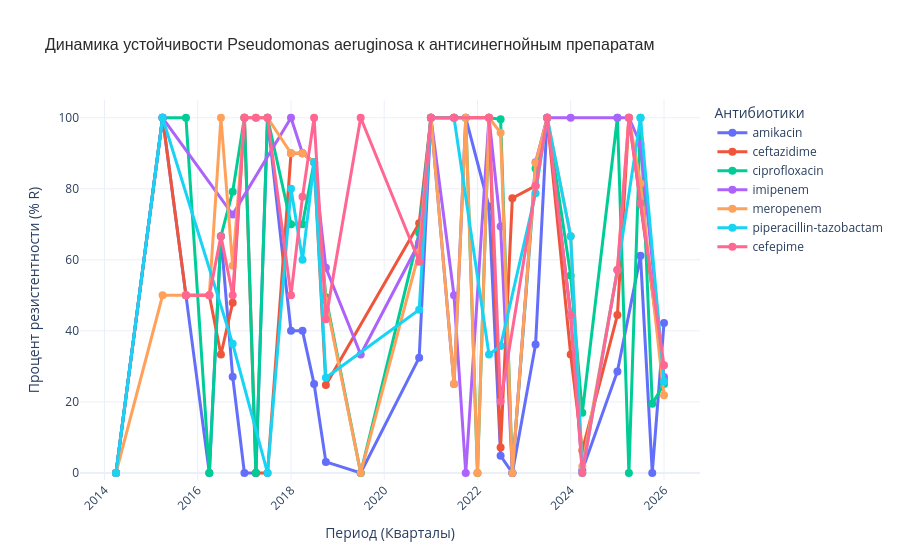

Write notebook code for a chart like this one.
### Code cell
# 2. ФИЛЬТРАЦИЯ ПО КОНКРЕТНОЙ БАКТЕРИИ
# Фильтруем датафрейм только по Pseudomonas aeruginosa
pa_df = df[df["Scientific name"] == "Pseudomonas aeruginosa"].copy()

# Создаем временной интервал (группировка по кварталам 'Q')
pa_df["Period"] = pa_df["Create date"].dt.to_period("Q")

# --- 3. ВЫБОР СПИСКА АНТИБИОТИКОВ ДЛЯ P. AERUGINOSA ---
# Обновленный список: строго антисинегнойные препараты (цефалоспорины, карбапенемы, фторхинолоны)
# Внимание: Ertapenem убран, так как он НЕ действует на Pseudomonas aeruginosa
my_antibiotics_pa = [
    "ceftazidime",  # Антисинегнойный цефалоспорин III поколения
    "cefepime",  # Антисинегнойный цефалоспорин IV поколения
    "piperacillin-tazobactam",  # Защищенный антисинегнойный пенициллин
    "meropenem",  # Карбапенем с высокой активностью против синегнойной палочки
    "imipenem",  # Карбапенем резерва
    "ciprofloxacin",  # Единственный доступный пероральный антисинегнойный препарат
    "amikacin",  # Аминогликозид, часто применяемый в комбинациях
]

# Фильтруем данные строго по списку для P. aeruginosa
pa_filtered = pa_df[pa_df["Antibiotic"].isin(my_antibiotics_pa)]

# --- 4. РАСЧЕТ ПРОЦЕНТА РЕЗИСТЕНТНОСТИ (% R) ---
trend_data_pa = (
    pa_filtered.groupby(["Period", "Antibiotic"])["Resistance phenotype"]
    .apply(lambda x: (x.str.upper() == "RESISTANT").sum() / x.count() * 100)
    .reset_index(name="Resistance_Rate")
)

# Переводим периоды в строковый формат для корректного отображения в Plotly
trend_data_pa['Period'] = trend_data_pa['Period'].dt.to_timestamp()

# Сортируем данные по периодам, чтобы линии на графике шли последовательно
trend_data_pa = trend_data_pa.sort_values("Period")


# --- 5. ПОСТРОЕНИЕ ИНТЕРАКТИВНОГО ГРАФИКА (PLOTLY) ---
fig_pa = px.line(
    trend_data_pa,
    x="Period",
    y="Resistance_Rate",
    color="Antibiotic",  # Разделение линий по антибиотикам
    title="Динамика устойчивости Pseudomonas aeruginosa к антисинегнойным препаратам",
    markers=True,  # Включаем точки (маркеры) на изгибах линий
    labels={  # Красивые названия осей во всплывающих подсказках
        "Period": "Период (Кварталы)",
        "Resistance_Rate": "Процент резистентности (% R)",
        "Antibiotic": "Антибиотик",
    },
)

# Настройка стиля и удобства отображения
fig_pa.update_layout(
    title_font_size=16,
    title_font_family="Arial",
    title_font_color="#2b2b2b",
    xaxis_tickangle=-45,  # Поворачиваем даты, чтобы не перекрывали друг друга
    yaxis_range=[
        -2,
        105,
    ],  # Ограничиваем ось Y от 0 до 100 (с небольшим запасом для красоты)
    template="plotly_white",  # Чистый белый фон с аккуратной сеткой
    hovermode="x unified",  # При наведении показывает данные всех антибиотиков сразу
    legend=dict(
        title_text="Антибиотики",
        yanchor="top",
        y=1,
        xanchor="left",
        x=1.02,  # Убираем легенду вправо, чтобы она не мешала графику
    ),
)

# Настройка самих линий (толщина и размер точек)
fig_pa.update_traces(
    line_width=3,
    marker_size=8,
    hovertemplate="%{y:.1f}%",  # Округляем процент в подсказке до 1 знака после запятой
)

# Показ графика
fig_pa.show()

# Сохранение в интерактивный HTML файл
fig_pa.write_html("pseudomonas_aeruginosa_resistance_plotly.html")
print(
    "[Успешно] Интерактивный график сохранен как 'pseudomonas_aeruginosa_resistance_plotly.html'"
)

### Figure 1 — Plotly figure (JSON) as saved in the notebook; plotly's stock layout.template omitted (floating-point values rounded to 4 significant figures)
{"data": [{"hovertemplate": "%{y:.1f}%", "legendgroup": "amikacin", "line": {"color": "#636efa", "dash": "solid", "width": 3}, "marker": {"size": 8, "symbol": "circle"}, "mode": "lines+markers", "name": "amikacin", "orientation": "v", "showlegend": true, "type": "scatter", "x": ["2014-04-01T00:00:00.000000", "2015-04-01T00:00:00.000000", "2015-10-01T00:00:00.000000", "2016-04-01T00:00:00.000000", "2016-07-01T00:00:00.000000", "2016-10-01T00:00:00.000000", "2017-01-01T00:00:00.000000", "2017-04-01T00:00:00.000000", "2017-07-01T00:00:00.000000", "2018-01-01T00:00:00.000000", "2018-04-01T00:00:00.000000", "2018-07-01T00:00:00.000000", "2018-10-01T00:00:00.000000", "2019-07-01T00:00:00.000000", "2020-10-01T00:00:00.000000", "2021-01-01T00:00:00.000000", "2021-07-01T00:00:00.000000", "2021-10-01T00:00:00.000000", "2022-04-01T00:00:00.000000", "2022-07-01T00:00:00.000000", "2022-10-01T00:00:00.000000", "2023-04-01T00:00:00.000000", "2023-07-01T00:00:00.000000", "2024-01-01T00:00:00.000000", "2024-04-01T00:00:00.000000", "2025-01-01T00:00:00.000000", "2025-07-01T00:00:00.000000", "2025-10-01T00:00:00.000000", "2026-01-01T00:00:00.000000"], "xaxis": "x", "y": [0.0, 100.0, 50.0, 0.0, 66.67, 27.08, 0.0, 0.0, 100.0, 40.0, 40.0, 25.0, 3.093, 0.0, 32.43, 100.0, 25.0, 100.0, 75.0, 4.819, 0.0, 36.17, 100.0, 44.44, 0.7299, 28.57, 61.11, 0.0, 42.19], "yaxis": "y"}, {"hovertemplate": "%{y:.1f}%", "legendgroup": "ceftazidime", "line": {"color": "#EF553B", "dash": "solid", "width": 3}, "marker": {"size": 8, "symbol": "circle"}, "mode": "lines+markers", "name": "ceftazidime", "orientation": "v", "showlegend": true, "type": "scatter", "x": ["2014-04-01T00:00:00.000000", "2015-04-01T00:00:00.000000", "2015-10-01T00:00:00.000000", "2016-04-01T00:00:00.000000", "2016-07-01T00:00:00.000000", "2016-10-01T00:00:00.000000", "2017-01-01T00:00:00.000000", "2017-04-01T00:00:00.000000", "2017-07-01T00:00:00.000000", "2018-01-01T00:00:00.000000", "2018-04-01T00:00:00.000000", "2018-07-01T00:00:00.000000", "2018-10-01T00:00:00.000000", "2020-10-01T00:00:00.000000", "2021-01-01T00:00:00.000000", "2021-07-01T00:00:00.000000", "2022-04-01T00:00:00.000000", "2022-07-01T00:00:00.000000", "2022-10-01T00:00:00.000000", "2023-04-01T00:00:00.000000", "2023-07-01T00:00:00.000000", "2024-01-01T00:00:00.000000", "2024-04-01T00:00:00.000000", "2025-01-01T00:00:00.000000", "2025-04-01T00:00:00.000000", "2025-07-01T00:00:00.000000", "2026-01-01T00:00:00.000000"], "xaxis": "x", "y": [0.0, 100.0, 50.0, 50.0, 33.33, 47.92, 100.0, 0.0, 0.0, 90.0, 90.0, 87.5, 24.74, 70.27, 100.0, 100.0, 100.0, 7.143, 77.36, 80.85, 100.0, 33.33, 6.316, 44.44, 100.0, 75.93, 26.56], "yaxis": "y"}, {"hovertemplate": "%{y:.1f}%", "legendgroup": "ciprofloxacin", "line": {"color": "#00cc96", "dash": "solid", "width": 3}, "marker": {"size": 8, "symbol": "circle"}, "mode": "lines+markers", "name": "ciprofloxacin", "orientation": "v", "showlegend": true, "type": "scatter", "x": ["2014-04-01T00:00:00.000000", "2015-04-01T00:00:00.000000", "2015-10-01T00:00:00.000000", "2016-04-01T00:00:00.000000", "2016-07-01T00:00:00.000000", "2016-10-01T00:00:00.000000", "2017-01-01T00:00:00.000000", "2017-04-01T00:00:00.000000", "2017-07-01T00:00:00.000000", "2018-01-01T00:00:00.000000", "2018-04-01T00:00:00.000000", "2018-07-01T00:00:00.000000", "2018-10-01T00:00:00.000000", "2019-07-01T00:00:00.000000", "2020-10-01T00:00:00.000000", "2021-01-01T00:00:00.000000", "2021-07-01T00:00:00.000000", "2021-10-01T00:00:00.000000", "2022-01-01T00:00:00.000000", "2022-04-01T00:00:00.000000", "2022-07-01T00:00:00.000000", "2022-10-01T00:00:00.000000", "2023-04-01T00:00:00.000000", "2023-07-01T00:00:00.000000", "2024-01-01T00:00:00.000000", "2024-04-01T00:00:00.000000", "2025-01-01T00:00:00.000000", "2025-04-01T00:00:00.000000", "2025-07-01T00:00:00.000000", "2025-10-01T00:00:00.000000", "2026-01-01T00:00:00.000000"], "xaxis": "x", "y": [0.0, 100.0, 100.0, 0.0, 66.67, 79.17, 100.0, 0.0, 100.0, 70.0, 70.0, 87.5, 49.48, 0.0, 67.57, 100.0, 100.0, 100.0, 0.0, 100.0, 99.58, 0.0, 85.71, 100.0, 55.56, 16.9, 100.0, 0.0, 100.0, 19.48, 25.0], "yaxis": "y"}, {"hovertemplate": "%{y:.1f}%", "legendgroup": "imipenem", "line": {"color": "#ab63fa", "dash": "solid", "width": 3}, "marker": {"size": 8, "symbol": "circle"}, "mode": "lines+markers", "name": "imipenem", "orientation": "v", "showlegend": true, "type": "scatter", "x": ["2014-04-01T00:00:00.000000", "2015-04-01T00:00:00.000000", "2016-10-01T00:00:00.000000", "2018-01-01T00:00:00.000000", "2018-04-01T00:00:00.000000", "2018-07-01T00:00:00.000000", "2018-10-01T00:00:00.000000", "2019-07-01T00:00:00.000000", "2020-10-01T00:00:00.000000", "2021-01-01T00:00:00.000000", "2021-07-01T00:00:00.000000", "2021-10-01T00:00:00.000000", "2022-04-01T00:00:00.000000", "2022-07-01T00:00:00.000000", "2022-10-01T00:00:00.000000", "2023-04-01T00:00:00.000000", "2023-07-01T00:00:00.000000", "2024-01-01T00:00:00.000000", "2025-01-01T00:00:00.000000", "2025-04-01T00:00:00.000000", "2025-07-01T00:00:00.000000", "2026-01-01T00:00:00.000000"], "xaxis": "x", "y": [0.0, 100.0, 72.73, 100.0, 90.0, 87.5, 57.73, 33.33, 64.86, 100.0, 50.0, 0.0, 100.0, 69.35, 0.0, 87.5, 100.0, 100.0, 100.0, 100.0, 92.59, 26.98], "yaxis": "y"}, {"hovertemplate": "%{y:.1f}%", "legendgroup": "meropenem", "line": {"color": "#FFA15A", "dash": "solid", "width": 3}, "marker": {"size": 8, "symbol": "circle"}, "mode": "lines+markers", "name": "meropenem", "orientation": "v", "showlegend": true, "type": "scatter", "x": ["2014-04-01T00:00:00.000000", "2015-04-01T00:00:00.000000", "2015-10-01T00:00:00.000000", "2016-04-01T00:00:00.000000", "2016-07-01T00:00:00.000000", "2016-10-01T00:00:00.000000", "2017-01-01T00:00:00.000000", "2017-04-01T00:00:00.000000", "2017-07-01T00:00:00.000000", "2018-01-01T00:00:00.000000", "2018-04-01T00:00:00.000000", "2018-07-01T00:00:00.000000", "2018-10-01T00:00:00.000000", "2019-07-01T00:00:00.000000", "2020-10-01T00:00:00.000000", "2021-01-01T00:00:00.000000", "2021-07-01T00:00:00.000000", "2021-10-01T00:00:00.000000", "2022-01-01T00:00:00.000000", "2022-04-01T00:00:00.000000", "2022-07-01T00:00:00.000000", "2022-10-01T00:00:00.000000", "2023-04-01T00:00:00.000000", "2023-07-01T00:00:00.000000", "2024-01-01T00:00:00.000000", "2024-04-01T00:00:00.000000", "2025-01-01T00:00:00.000000", "2025-04-01T00:00:00.000000", "2025-07-01T00:00:00.000000", "2026-01-01T00:00:00.000000"], "xaxis": "x", "y": [0.0, 50.0, 50.0, 50.0, 100.0, 58.33, 100.0, 100.0, 100.0, 90.0, 90.0, 87.5, 48.45, 0.0, 62.16, 100.0, 25.0, 100.0, 0.0, 100.0, 95.74, 0.0, 87.23, 100.0, 66.67, 1.887, 57.14, 100.0, 81.48, 21.88], "yaxis": "y"}, {"hovertemplate": "%{y:.1f}%", "legendgroup": "piperacillin-tazobactam", "line": {"color": "#19d3f3", "dash": "solid", "width": 3}, "marker": {"size": 8, "symbol": "circle"}, "mode": "lines+markers", "name": "piperacillin-tazobactam", "orientation": "v", "showlegend": true, "type": "scatter", "x": ["2014-04-01T00:00:00.000000", "2015-04-01T00:00:00.000000", "2016-10-01T00:00:00.000000", "2017-07-01T00:00:00.000000", "2018-01-01T00:00:00.000000", "2018-04-01T00:00:00.000000", "2018-07-01T00:00:00.000000", "2018-10-01T00:00:00.000000", "2020-10-01T00:00:00.000000", "2021-01-01T00:00:00.000000", "2021-07-01T00:00:00.000000", "2022-04-01T00:00:00.000000", "2022-07-01T00:00:00.000000", "2023-04-01T00:00:00.000000", "2023-07-01T00:00:00.000000", "2024-01-01T00:00:00.000000", "2024-04-01T00:00:00.000000", "2025-01-01T00:00:00.000000", "2025-07-01T00:00:00.000000", "2026-01-01T00:00:00.000000"], "xaxis": "x", "y": [0.0, 100.0, 36.36, 0.0, 80.0, 60.0, 87.5, 26.8, 45.95, 100.0, 100.0, 33.33, 35.75, 78.72, 100.0, 66.67, 0.0, 57.14, 100.0, 25.76], "yaxis": "y"}, {"hovertemplate": "%{y:.1f}%", "legendgroup": "cefepime", "line": {"color": "#FF6692", "dash": "solid", "width": 3}, "marker": {"size": 8, "symbol": "circle"}, "mode": "lines+markers", "name": "cefepime", "orientation": "v", "showlegend": true, "type": "scatter", "x": ["2015-10-01T00:00:00.000000", "2016-04-01T00:00:00.000000", "2016-07-01T00:00:00.000000", "2016-10-01T00:00:00.000000", "2017-01-01T00:00:00.000000", "2017-04-01T00:00:00.000000", "2017-07-01T00:00:00.000000", "2018-01-01T00:00:00.000000", "2018-04-01T00:00:00.000000", "2018-07-01T00:00:00.000000", "2018-10-01T00:00:00.000000", "2019-07-01T00:00:00.000000", "2020-10-01T00:00:00.000000", "2021-01-01T00:00:00.000000", "2021-07-01T00:00:00.000000", "2022-04-01T00:00:00.000000", "2022-07-01T00:00:00.000000", "2023-04-01T00:00:00.000000", "2023-07-01T00:00:00.000000", "2024-01-01T00:00:00.000000", "2024-04-01T00:00:00.000000", "2025-01-01T00:00:00.000000", "2025-04-01T00:00:00.000000", "2025-07-01T00:00:00.000000", "2026-01-01T00:00:00.000000"], "xaxis": "x", "y": [50.0, 50.0, 66.67, 50.0, 100.0, 100.0, 100.0, 50.0, 77.78, 100.0, 43.3, 100.0, 59.46, 100.0, 100.0, 100.0, 20.09, 80.85, 100.0, 44.44, 0.0, 57.14, 100.0, 75.93, 30.3], "yaxis": "y"}], "layout": {"hovermode": "x unified", "legend": {"title": {"text": "Антибиотики"}, "tracegroupgap": 0, "x": 1.02, "xanchor": "left", "y": 1, "yanchor": "top"}, "title": {"font": {"color": "#2b2b2b", "family": "Arial", "size": 16}, "text": "Динамика устойчивости Pseudomonas aeruginosa к антисинегнойным препаратам"}, "xaxis": {"anchor": "y", "domain": [0, 1], "tickangle": -45, "title": {"text": "Период (Кварталы)"}}, "yaxis": {"anchor": "x", "domain": [0, 1], "range": [-2, 105], "title": {"text": "Процент резистентности (% R)"}}}}
